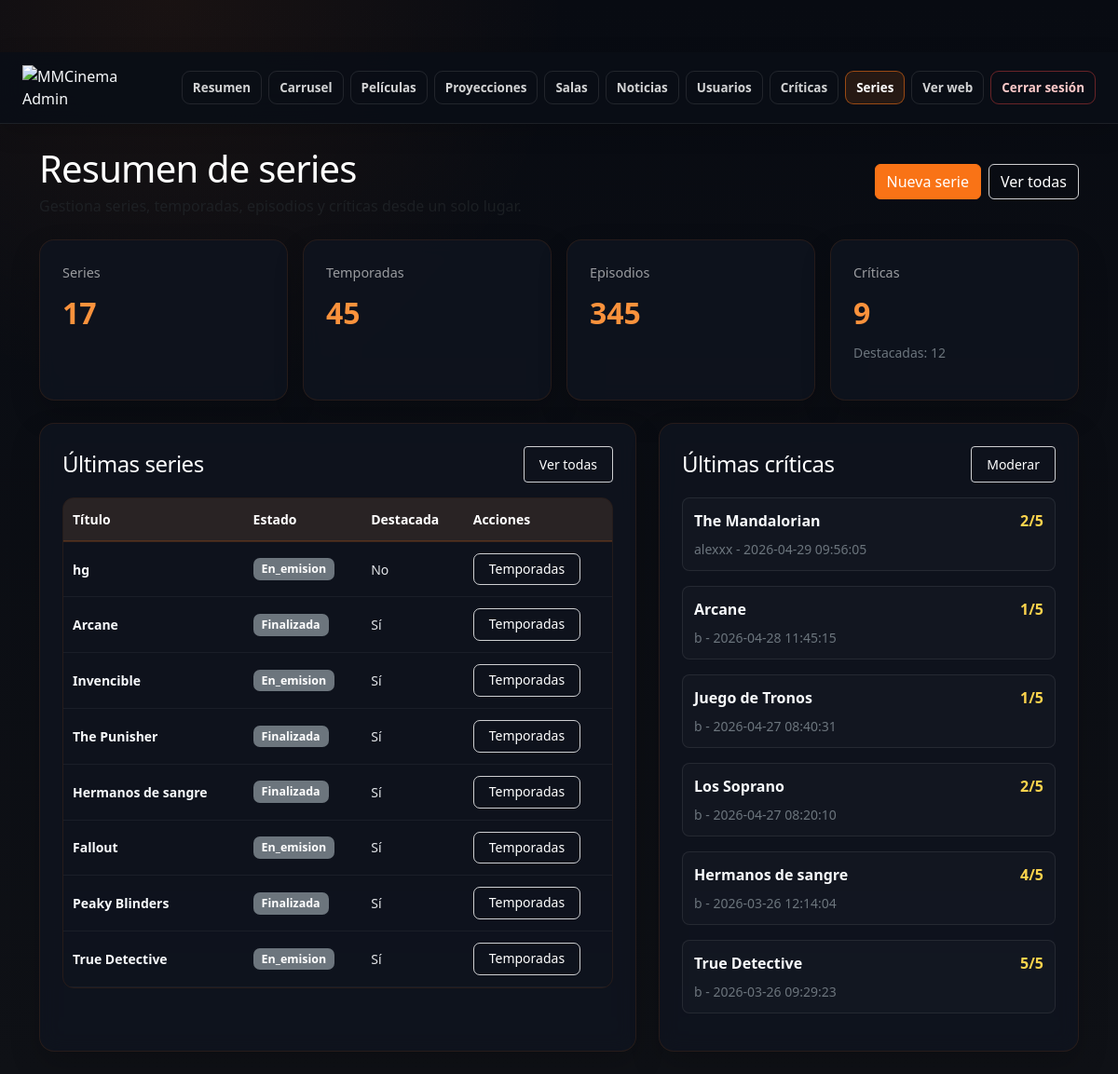
The app's page /admin/pages/series/panel.php (signed in) with its own data.
### tables this page shows
CREATE TABLE `serie` (
  `id` int(11) NOT NULL,
  `titulo` varchar(150) NOT NULL,
  `sinopsis` text NOT NULL,
  `poster` varchar(255) DEFAULT NULL,
  `banner` varchar(255) DEFAULT NULL,
  `fecha_estreno` date DEFAULT NULL,
  `edad` varchar(20) DEFAULT NULL,
  `id_genero` int(11) DEFAULT NULL,
  `id_plataforma` int(11) DEFAULT NULL,
  `estado` enum('en_emision','finalizada','proximamente') DEFAULT 'en_emision',
  `destacada` tinyint(1) DEFAULT 0,
  `puntuacion` decimal(3,2) DEFAULT 0.00,
  `creado` timestamp NOT NULL DEFAULT current_timestamp(),
  `trailer` varchar(255) DEFAULT NULL
);

CREATE TABLE `critica_serie` (
  `id` int(11) NOT NULL,
  `id_usuario` int(11) NOT NULL,
  `id_serie` int(11) NOT NULL,
  `contenido` text NOT NULL,
  `puntuacion` tinyint(4) NOT NULL,
  `creado` timestamp NOT NULL DEFAULT current_timestamp()
);

CREATE TABLE `usuario` (
  `id` int(11) NOT NULL,
  `username` varchar(50) NOT NULL,
  `email` varchar(50) NOT NULL,
  `password_hash` varchar(255) NOT NULL,
  `rol` enum('admin','usuario') NOT NULL DEFAULT 'usuario',
  `creado` timestamp NULL DEFAULT current_timestamp(),
  `verificado` tinyint(1) NOT NULL DEFAULT 0,
  `token_verificacion` varchar(64) DEFAULT NULL,
  `token_expira` datetime DEFAULT NULL,
  `reset_token` varchar(64) DEFAULT NULL,
  `reset_expira` datetime DEFAULT NULL,
  `remember_token` varchar(64) DEFAULT NULL,
  `remember_expira` datetime DEFAULT NULL,
  `es_admin` tinyint(1) DEFAULT 0
);

### admin/auth.php (called while the page is built, shortened)
<?php
if (!function_exists('mm_base_path')) {
    function mm_base_path(): string {
        $scriptName = str_replace('\\', '/', $_SERVER['SCRIPT_NAME'] ?? '');
        $adminPos = strpos($scriptName, '/admin/');
        if ($adminPos !== false) {
            return rtrim(substr($scriptName, 0, $adminPos), '/');
        }
        return '';
    }
}
if (!function_exists('mm_url')) {
    function mm_url(string $path = ''): string {
        $base = mm_base_path();
        $path = '/' . ltrim($path, '/');
        return $base . $path;
    }
}
if (!function_exists('mm_admin_url')) {
    function mm_admin_url(string $path = ''): string {
        return mm_url('admin/pages/' . ltrim($path, '/'));
    }
}
?>

### admin/pages/series/panel.php (the view, shortened to what this page needs)
<?php
require_once __DIR__ . "/../../../admin/auth.php";
require_once __DIR__ . "/../../../config/conexion.php";
$stats = [
    'series' => 0,
    'temporadas' => 0,
    'episodios' => 0,
    'criticas' => 0,
    'destacadas' => 0,
];
$series = [];
$ultimasCriticas = [];
try {
    $queries = [
        'series' => "SELECT COUNT(*) FROM serie",
        'temporadas' => "SELECT COUNT(*) FROM temporada",
        'episodios' => "SELECT COUNT(*) FROM episodio",
        'criticas' => "SELECT COUNT(*) FROM critica_serie",
        'destacadas' => "SELECT COUNT(*) FROM serie WHERE destacada = 1",
    ];
    foreach ($queries as $key => $sql) {
        $stats[$key] = (int)$pdo->query($sql)->fetchColumn();
    }
    $series = $pdo->query("
        SELECT id, titulo, estado, destacada, creado
        FROM serie
        ORDER BY creado DESC, id DESC
        LIMIT 8
    ")->fetchAll(PDO::FETCH_ASSOC);
    $ultimasCriticas = $pdo->query("
        SELECT
            cs.puntuacion,
            cs.creado,
            s.titulo AS serie_titulo,
            u.username
        FROM critica_serie cs
        INNER JOIN serie s ON s.id = cs.id_serie
        INNER JOIN usuario u ON u.id = cs.id_usuario
        ORDER BY cs.creado DESC
        LIMIT 6
    ")->fetchAll(PDO::FETCH_ASSOC);
} catch (Exception $e) {
    error_log("Error en series/panel.php: " . $e->getMessage());
}
?>
<!DOCTYPE html>
<html lang="es">
<head>
    <link rel="stylesheet" href="../../../assets/css/styles.css">
    <link href="https://cdn.jsdelivr.net/npm/bootstrap@5.3.3/dist/css/bootstrap.min.css" rel="stylesheet">
</head>
<body class="admin-body">
<?php require_once __DIR__ . "/../../../admin/admin_header.php"; ?>
<div class="container py-4">
    <div class="d-flex flex-wrap justify-content-between gap-3 align-items-center mb-4">
        <div>
            <h1 class="mb-1">Resumen de series</h1>
            <p class="text-muted mb-0">Gestiona series, temporadas, episodios y críticas desde un solo lugar.</p>
        </div>
        <div class="d-flex flex-wrap gap-2">
            <a href="<?= htmlspecialchars(mm_admin_url('series/form.php')) ?>" class="btn btn-primary">Nueva serie</a>
            <a href="<?= htmlspecialchars(mm_admin_url('series/list.php')) ?>" class="btn btn-outline-light">Ver todas</a>
        </div>
    </div>
    <div class="row g-3 mb-4">
        <div class="col-md-6 col-xl-3">
            <div class="admin-glass-card p-4 h-100">
                <div class="admin-stat-label">Series</div>
                <div class="admin-stat-value"><?= $stats['series'] ?></div>
            </div>
        </div>
        <div class="col-md-6 col-xl-3">
            <div class="admin-glass-card p-4 h-100">
                <div class="admin-stat-label">Temporadas</div>
                <div class="admin-stat-value"><?= $stats['temporadas'] ?></div>
            </div>
        </div>
        <div class="col-md-6 col-xl-3">
            <div class="admin-glass-card p-4 h-100">
                <div class="admin-stat-label">Episodios</div>
                <div class="admin-stat-value"><?= $stats['episodios'] ?></div>
            </div>
        </div>
        <div class="col-md-6 col-xl-3">
            <div class="admin-glass-card p-4 h-100">
                <div class="admin-stat-label">Críticas</div>
                <div class="admin-stat-value"><?= $stats['criticas'] ?></div>
                <small class="text-secondary d-block mt-2">Destacadas: <?= $stats['destacadas'] ?></small>
            </div>
        </div>
    </div>
    <div class="row g-4">
        <div class="col-lg-7">
            <div class="admin-glass-card p-4 h-100">
                <div class="d-flex justify-content-between align-items-center mb-3">
                    <h2 class="h5 mb-0">Últimas series</h2>
                    <a href="<?= htmlspecialchars(mm_admin_url('series/list.php')) ?>" class="btn btn-sm btn-outline-light">Ver todas</a>
                </div>
                <div class="admin-table-wrap">
                    <table class="admin-table">
                        <thead>
                            <tr>
                                <th>Título</th>
                                <th>Estado</th>
                                <th>Destacada</th>
                                <th>Acciones</th>
                            </tr>
                        </thead>
                        <tbody>
                            <?php foreach ($series as $serie): ?>
                                <tr>
                                    <td><strong><?= htmlspecialchars($serie['titulo']) ?></strong></td>
                                    <td><span class="badge bg-secondary"><?= htmlspecialchars($serie['estado']) ?></span></td>
                                    <td><?= (int)$serie['destacada'] ? 'Sí' : 'No' ?></td>
                                    <td>
                                        <a href="<?= htmlspecialchars(mm_admin_url('series/temporadas/list.php') . '?id_serie=' . (int)$serie['id']) ?>" class="btn btn-sm btn-outline-light">Temporadas</a>
                                    </td>
                                </tr>
                            <?php endforeach; ?>
                        </tbody>
                    </table>
                </div>
            </div>
        </div>
        <div class="col-lg-5">
            <div class="admin-glass-card p-4 h-100">
                <div class="d-flex justify-content-between align-items-center mb-3">
                    <h2 class="h5 mb-0">Últimas críticas</h2>
                    <a href="<?= htmlspecialchars(mm_admin_url('series/criticas/list.php')) ?>" class="btn btn-sm btn-outline-light">Moderar</a>
                </div>
                <?php if ($ultimasCriticas): ?>
                    <div class="d-grid gap-3">
                        <?php foreach ($ultimasCriticas as $critica): ?>
                            <div class="admin-critica-card">
                                <div class="d-flex justify-content-between gap-3 mb-2">
                                    <strong><?= htmlspecialchars($critica['serie_titulo']) ?></strong>
                                    <span class="admin-rating"><?= (int)$critica['puntuacion'] ?>/5</span>
                                </div>
                                <div class="small text-secondary"><?= htmlspecialchars($critica['username']) ?> - <?= htmlspecialchars($critica['creado']) ?></div>
                            </div>
                        <?php endforeach; ?>
                    </div>
                <?php else: ?>
                    <p class="mb-0 text-secondary text-center py-4">Aún no hay críticas de series.</p>
                <?php endif; ?>
            </div>
        </div>
    </div>
</div>
</body>
</html>

### assets/css/base.css (style rules this page uses)
:root { --bg-main: #0f1116; --bg-secondary: #1b1e27; --bg-card: rgba(27, 30, 39, 0.88); --primary: #f97316; --primary-dark: #ea580c; --danger: #dc2626; --danger-dark: #b91c1c; --accent: #9333ea; --text-light: #f8fafc; --text-gray: #cbd5e1; --text-soft: #94a3b8; --border-soft: rgba(255,255,255,0.10); --border-card: rgba(255,255,255,0.08); --shadow-soft: 0 10px 30px rgba(0,0,0,0.28); --shadow-card: 0 14px 34px rgba(0,0,0,0.34); --shadow-card-hover: 0 20px 44px rgba(0,0,0,0.42); --radius-sm: 10px; --radius-md: 14px; --radius-lg: 18px; --ease-premium: cubic-bezier(0.22, 1, 0.36, 1); }
* { margin: 0; padding: 0; box-sizing: border-box; }
html { scroll-behavior: smooth; }
body { background: radial-gradient(circle at top, rgba(249,115,22,0.06), transparent 22%), linear-gradient(180deg, #0d1016 0%, #0b0d12 100%); color: var(--text-light); font-family: "Segoe UI", sans-serif; min-height: 100vh; position: relative; overflow-x: hidden; }
a { color: var(--primary); text-decoration: none; transition: color 0.22s ease; }
body, p, strong, em, li, small, label, td, th { color: var(--text-light) !important; }
h1, h2, h3, h4, h5, h6 { color: var(--text-light) !important; font-weight: 700; letter-spacing: -0.02em; }
.text-muted { color: var(--text-gray) !important; }
header, main, footer, .navbar, .container, .hero, .card, .filtro-cartelera { position: relative; z-index: 2; }
p { color: #ffffff !important; }
h1, h2, h3, h4, h5, h6 { color: #ffffff !important; }
a { color: #f97316 !important; }
.btn { color: #ffffff !important; }

### assets/css/components.css (style rules this page uses)
.btn-primary { background: #f97316 !important; border: 1px solid #f97316 !important; color: #ffffff !important; font-weight: 700; border-radius: 10px; transition: background-color 0.22s ease, border-color 0.22s ease, transform 0.28s var(--ease-premium), box-shadow 0.28s var(--ease-premium), color 0.22s ease; padding: 0.75rem 1.5rem; }
.btn-outline-light { color: #ffffff !important; border: 1px solid rgba(255,255,255,0.8) !important; background: transparent !important; border-radius: 10px; font-weight: 700; transition: background-color 0.22s ease, color 0.22s ease, border-color 0.22s ease, transform 0.28s var(--ease-premium), box-shadow 0.28s var(--ease-premium); padding: 0.75rem 1.5rem; }
.btn-sm { padding: 0.5rem 1rem !important; font-size: 0.875rem !important; }

### records on screen
serie: titulo "hg", estado "En_emision", destacada "No"
serie: titulo "Arcane", estado "Finalizada", destacada "Sí"
serie: titulo "Invencible", estado "En_emision", destacada "Sí"
serie: titulo "The Punisher", estado "Finalizada", destacada "Sí"
serie: titulo "Hermanos de sangre", estado "Finalizada", destacada "Sí"
serie: titulo "Fallout", estado "En_emision", destacada "Sí"
serie: titulo "Peaky Blinders", estado "Finalizada", destacada "Sí"
serie: titulo "True Detective", estado "En_emision", destacada "Sí"
critica_serie: id_serie.titulo "The Mandalorian", puntuacion "2", id_usuario.username "alexxx", creado "2026-04-29 09:56:05"
critica_serie: id_serie.titulo "Arcane", puntuacion "1", id_usuario.username "b", creado "2026-04-28 11:45:15"
critica_serie: id_serie.titulo "Juego de Tronos", puntuacion "1", id_usuario.username "b", creado "2026-04-27 08:40:31"
critica_serie: id_serie.titulo "Los Soprano", puntuacion "2", id_usuario.username "b", creado "2026-04-27 08:20:10"
critica_serie: id_serie.titulo "Hermanos de sangre", puntuacion "4", id_usuario.username "b", creado "2026-03-26 12:14:04"
critica_serie: id_serie.titulo "True Detective", puntuacion "5", id_usuario.username "b", creado "2026-03-26 09:29:23"

### other values on screen
$stats['series'] "17"
$stats['temporadas'] "45"
$stats['episodios'] "345"
$stats['criticas'] "9"
$stats['destacadas'] "12"
